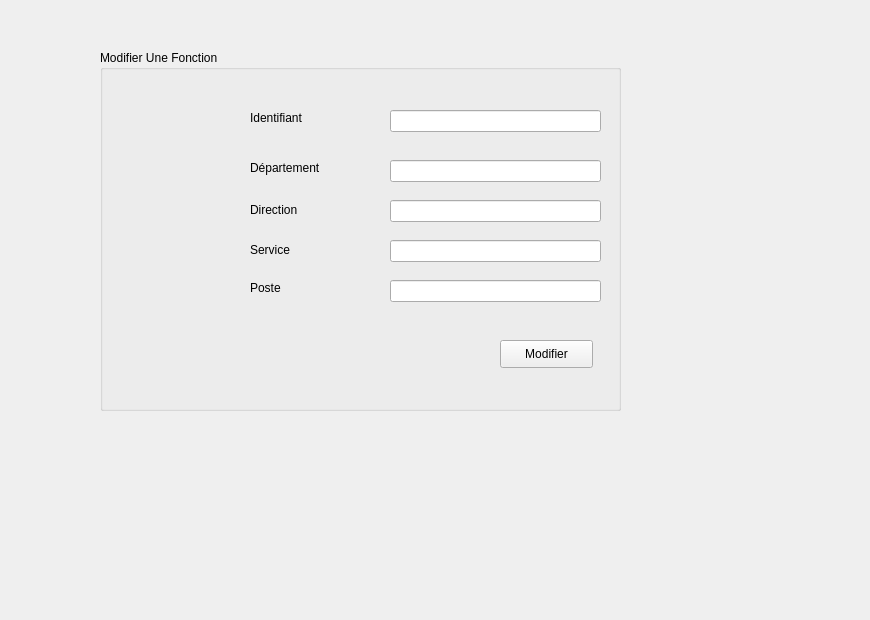
      <widget class="QWidget" name="tab_9">
       <attribute name="title">
        <string>Modifier</string>
       </attribute>
       <widget class="QGroupBox" name="groupBox_9">
        <property name="geometry">
         <rect>
          <x>100</x>
          <y>50</y>
          <width>521</width>
          <height>361</height>
         </rect>
        </property>
        <property name="title">
         <string>Modifier Une Fonction</string>
        </property>
        <widget class="QLabel" name="label_25">
         <property name="geometry">
          <rect>
           <x>150</x>
           <y>110</y>
           <width>101</width>
           <height>16</height>
          </rect>
         </property>
         <property name="text">
          <string>Département</string>
         </property>
        </widget>
        <widget class="QLabel" name="label_29">
         <property name="geometry">
          <rect>
           <x>150</x>
           <y>60</y>
           <width>101</width>
           <height>16</height>
          </rect>
         </property>
         <property name="text">
          <string>Identifiant</string>
         </property>
        </widget>
        <widget class="QLabel" name="label_30">
         <property name="geometry">
          <rect>
           <x>150</x>
           <y>150</y>
           <width>81</width>
           <height>20</height>
          </rect>
         </property>
         <property name="text">
          <string>Direction</string>
         </property>
        </widget>
        <widget class="QLabel" name="label_31">
         <property name="geometry">
          <rect>
           <x>150</x>
           <y>190</y>
           <width>81</width>
           <height>20</height>
          </rect>
         </property>
         <property name="text">
          <string>Service</string>
         </property>
        </widget>
        <widget class="QLabel" name="label_32">
         <property name="geometry">
          <rect>
           <x>150</x>
           <y>230</y>
           <width>121</width>
           <height>16</height>
          </rect>
         </property>
         <property name="text">
          <string>Poste</string>
         </property>
        </widget>
        <widget class="QLineEdit" name="lineEdit_24">
         <property name="geometry">
          <rect>
           <x>290</x>
           <y>60</y>
           <width>211</width>
           <height>22</height>
          </rect>
         </property>
        </widget>
        <widget class="QLineEdit" name="lineEdit_20">
         <property name="geometry">
          <rect>
           <x>290</x>
           <y>110</y>
           <width>211</width>
           <height>22</height>
          </rect>
         </property>
        </widget>
        <widget class="QLineEdit" name="lineEdit_25">
         <property name="geometry">
          <rect>
           <x>290</x>
           <y>150</y>
           <width>211</width>
           <height>22</height>
          </rect>
         </property>
        </widget>
        <widget class="QLineEdit" name="lineEdit_26">
         <property name="geometry">
          <rect>
           <x>290</x>
           <y>190</y>
           <width>211</width>
           <height>22</height>
          </rect>
         </property>
        </widget>
        <widget class="QLineEdit" name="lineEdit_27">
         <property name="geometry">
          <rect>
           <x>290</x>
           <y>230</y>
           <width>211</width>
           <height>22</height>
          </rect>
         </property>
        </widget>
        <widget class="QPushButton" name="pushButton_8">
         <property name="geometry">
          <rect>
           <x>400</x>
           <y>290</y>
           <width>93</width>
           <height>28</height>
          </rect>
         </property>
         <property name="text">
          <string>Modifier</string>
         </property>
        </widget>
       </widget>
       <widget class="QLabel" name="label_33">
        <property name="geometry">
         <rect>
          <x>0</x>
          <y>0</y>
          <width>861</width>
          <height>611</height>
         </rect>
        </property>
        <property name="styleSheet">
         <string notr="true">background-image:url(:/gris.jpg)</string>
        </property>
        <property name="text">
         <string/>
        </property>
       </widget>
       <zorder>label_33</zorder>
       <zorder>groupBox_9</zorder>
      </widget>
